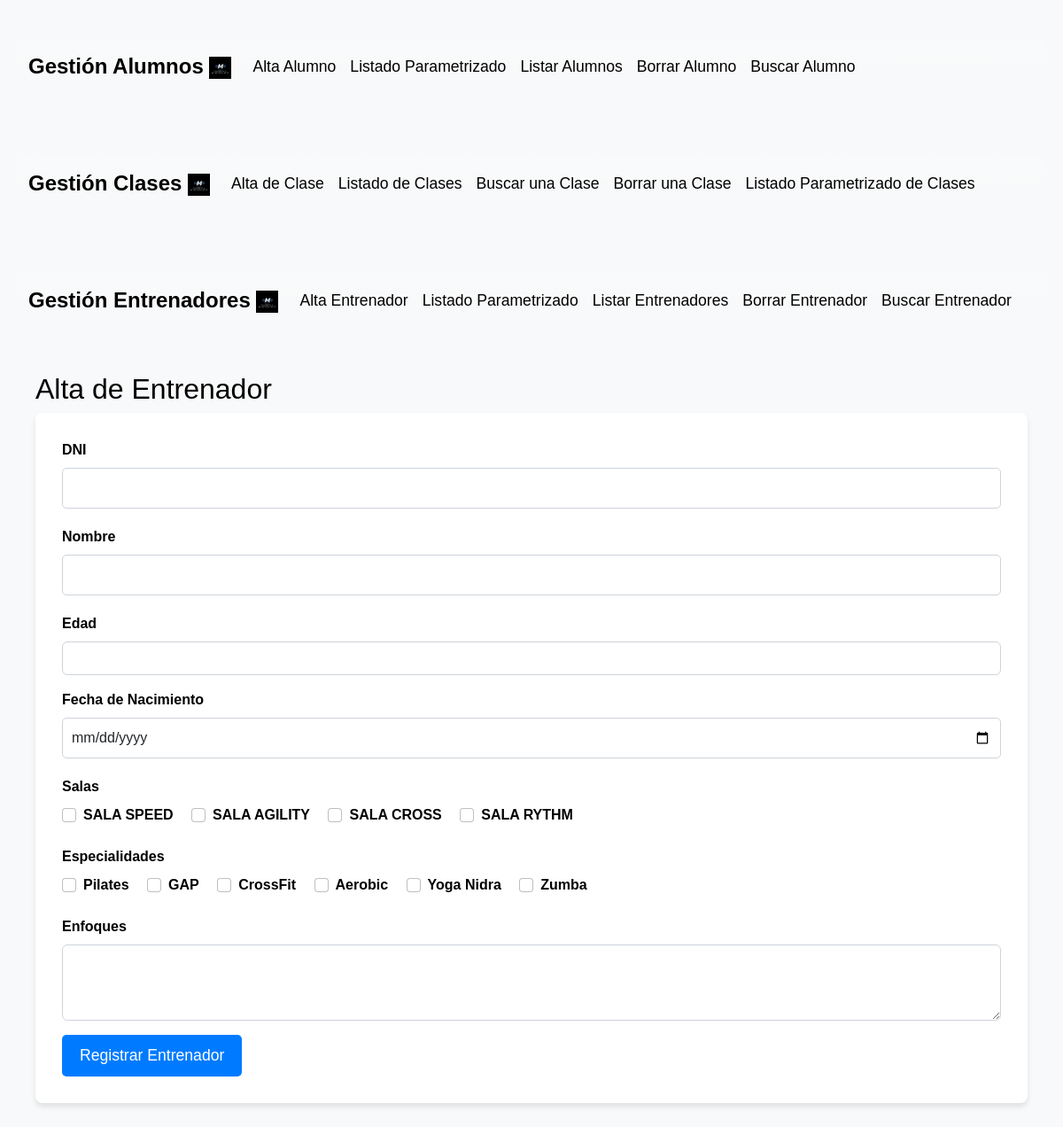
Screenshot of /altaEntrenador.php with the database file from the repository.
### tables this page shows
CREATE TABLE salas (
  id int(11) NOT NULL AUTO_INCREMENT,   
  sala varchar(50) NOT NULL,
  PRIMARY KEY (id)   
);

CREATE TABLE especialidades (
  id int(11) NOT NULL AUTO_INCREMENT,   
  especialidad varchar(50) NOT NULL,
  PRIMARY KEY (id)   
);

### altaEntrenador.php (the view, shortened to what this page needs)
<?php
$conexion = obtenerConexion();
$sql_salas = "SELECT * FROM salas;";
$result_salas = mysqli_query($conexion, $sql_salas);
$sql_especialidades = "SELECT * FROM especialidades;";
$result_especialidades = mysqli_query($conexion, $sql_especialidades);
?>
<div class="container">
    <h2>Alta de Entrenador</h2>
    <form action="altaEntrenador.php" method="POST">
        <div class="mb-3">
            <label for="dni" class="form-label">DNI</label>
            <input type="text" class="form-control" id="dni" name="dni" maxlength="9" required>
        </div>
        <div class="mb-3">
            <label for="nombre" class="form-label">Nombre</label>
            <input type="text" class="form-control" id="nombre" name="nombre" maxlength="40" required>
        </div>
        <div class="mb-3">
            <label for="edad" class="form-label">Edad</label>
            <input type="number" class="form-control" id="edad" name="edad" required>
        </div>
        <div class="mb-3">
            <label for="fecha_nacimiento" class="form-label">Fecha de Nacimiento</label>
            <input type="date" class="form-control" id="fecha_nacimiento" name="fecha_nacimiento" required>
        </div>
        <div class="mb-3">
            <label class="form-label" for="lstSalas">Salas</label>
            <div id="lstSalas">
                <?php while ($sala = mysqli_fetch_assoc($result_salas)): ?>
                    <div class="form-check form-check-inline">
                        <input class="form-check-input" name="salas[]" type="checkbox" id="inlineCheckboxSala<?= $sala['id']; ?>" value="<?= $sala['id']; ?>">
                        <label class="form-check-label" id="txtSala<?= $sala['id']; ?>" for="inlineCheckboxSala${sala.id}"><?= $sala['sala']; ?></label>
                    </div>
                <?php endwhile; ?>
            </div>
        </div>
        <div class="mb-3">
            <label class="form-label" for="lstEspecialidades">Especialidades</label>
            <div id="lstEspecialidades">
                <?php while ($especialidad = mysqli_fetch_assoc($result_especialidades)): ?>
                    <div class="form-check form-check-inline">
                        <input class="form-check-input" name="especialidades[]" type="checkbox" id="inlineCheckboxEspecialidad<?= $especialidad['id']; ?>" value="<?= $especialidad['id']; ?>">
                        <label class="form-check-label" id="txtEspecialidad<?= $especialidad['id']; ?>" for="inlineCheckboxEspecialidad${sala.id}"><?= $especialidad['especialidad']; ?></label>
                    </div>
                <?php endwhile; ?>
            </div>
        </div>
        <div class="mb-3">
            <label class="form-label" for="lstEnfoques">Enfoques</label>
            <textarea class="form-control" id="lstEnfoques" name="enfoques" rows="3" required></textarea>
        </div>
        <button type="submit" class="btn btn-primary">Registrar Entrenador</button>
    </form>
</div>
</body>
</html>

### css/estilos.css (style rules this page uses)
body { font-family: 'Arial', sans-serif; background-color: #f8f9fa; color: #000000; margin: 0; padding: 0; }
.container { max-width: 1200px; margin: 0 auto; padding: 20px; }
.navbar { background-color: #007bff; border-radius: 5px; margin-bottom: 30px; }
.navbar .navbar-brand { color: #000000 !important; font-size: 1.5rem; font-weight: bold; }
.navbar .navbar-nav .nav-item .nav-link { color: #000000 !important; font-size: 1.1rem; }
form { background-color: #fff; padding: 30px; border-radius: 8px; box-shadow: 0 4px 6px rgba(0, 0, 0, 0.1); margin-bottom: 30px; }
label { font-weight: bold; color: #000000; margin-bottom: 5px; }
input[type="text"], input[type="date"], select.form-select { border: 1px solid #ced4da; border-radius: 5px; padding: 10px; font-size: 1rem; width: 100%; margin-bottom: 20px; }
.btn { background-color: #007bff; color: white; border-radius: 5px; padding: 10px 20px; font-size: 1.1rem; border: none; }
.mb-3 { margin-bottom: 20px; }
.form-label { font-weight: bold; color: #000000; }
.navbar-brand, .nav-link { color: #000000 !important; }

### rows the page displays
salas: sala "SALA SPEED"
salas: sala "SALA AGILITY"
salas: sala "SALA CROSS"
salas: sala "SALA RYTHM"
especialidades: especialidad "Pilates"
especialidades: especialidad "GAP"
especialidades: especialidad "CrossFit"
especialidades: especialidad "Aerobic"
especialidades: especialidad "Yoga Nidra"
especialidades: especialidad "Zumba"
